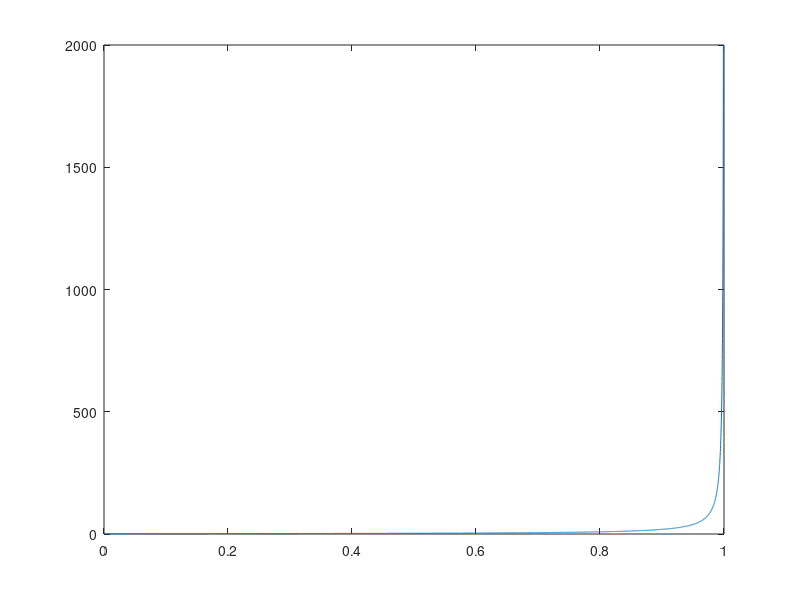

MATLAB code for this plot:
clear all
close all
clc
x=0:0.0001:1-0.001;
y = zeros(length(x),1);
for i = 1:1:length(x)
    y(i) = (1+x(i))/(1-x(i));
end

plot(x,y)